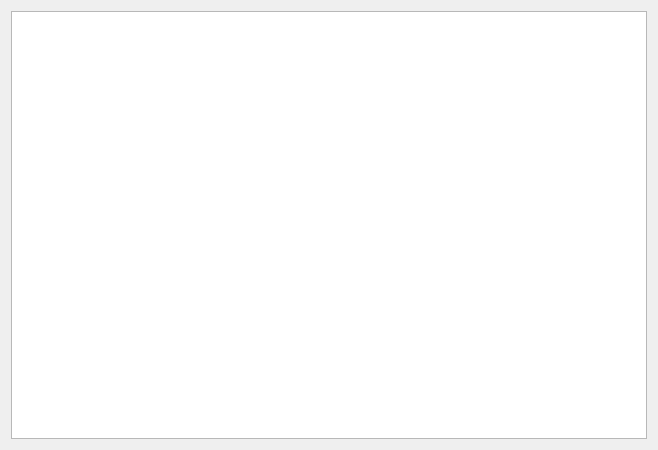
<?xml version="1.0" encoding="UTF-8"?>
<ui version="4.0">
 <class>Basket</class>
 <widget class="QDialog" name="Basket">
  <property name="geometry">
   <rect>
    <x>0</x>
    <y>0</y>
    <width>658</width>
    <height>450</height>
   </rect>
  </property>
  <property name="windowTitle">
   <string>Dialog</string>
  </property>
  <layout class="QGridLayout" name="gridLayout">
   <item row="0" column="0">
    <widget class="QTableView" name="tableView"/>
   </item>
  </layout>
 </widget>
 <resources/>
 <connections/>
</ui>
